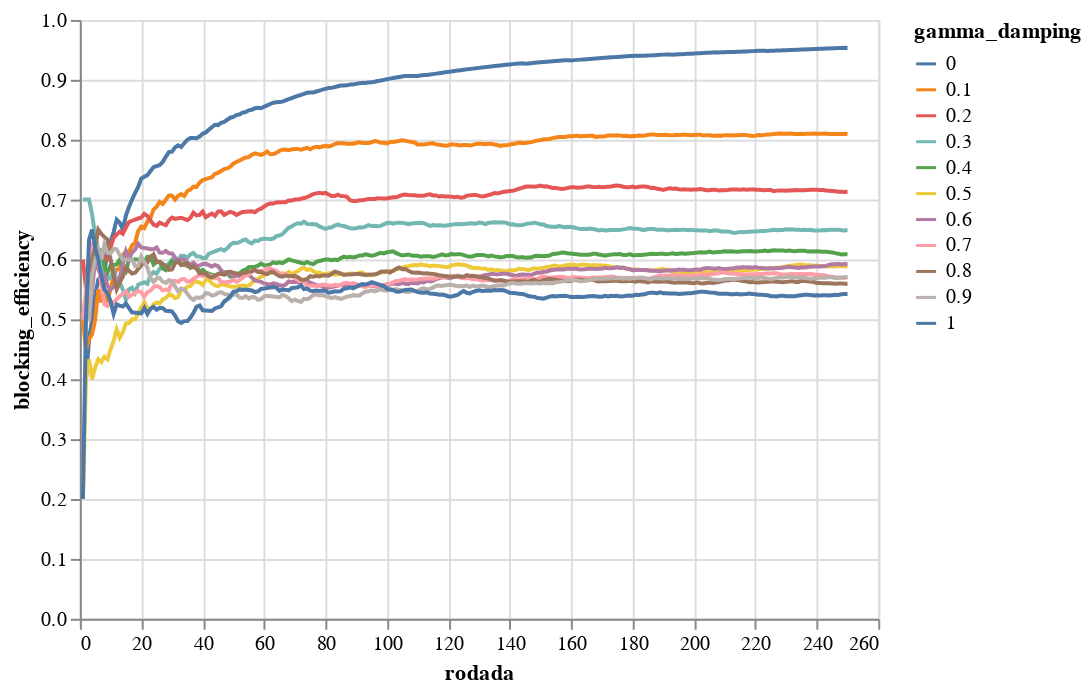

The notebook cell saved with this chart:
### Code cell
alt.Chart(db.groupby(['rodada','gamma_damping'])['blocking_efficiency'].mean().reset_index()).mark_line().encode(
      x = 'rodada',
      y = 'blocking_efficiency',
      color = 'gamma_damping:N'
)

### Figure 1 — Vega-Lite specification as saved in the notebook (floating-point values rounded to 4 significant figures; data arrays with more than 128 entries replaced by an {"elided": "..."} marker saying what was removed)
{"config": {"view": {"continuousWidth": 400, "continuousHeight": 300}}, "data": {"name": "data-5b727e4bc9a8fe87397f0365ad2150e8"}, "mark": "line", "encoding": {"color": {"field": "gamma_damping", "type": "nominal"}, "x": {"field": "rodada", "type": "quantitative"}, "y": {"field": "blocking_efficiency", "type": "quantitative"}}, "$schema": "https://vega.github.io/schema/vega-lite/v4.17.0.json", "datasets": {"data-5b727e4bc9a8fe87397f0365ad2150e8": {"elided": "2750 records"}}}
